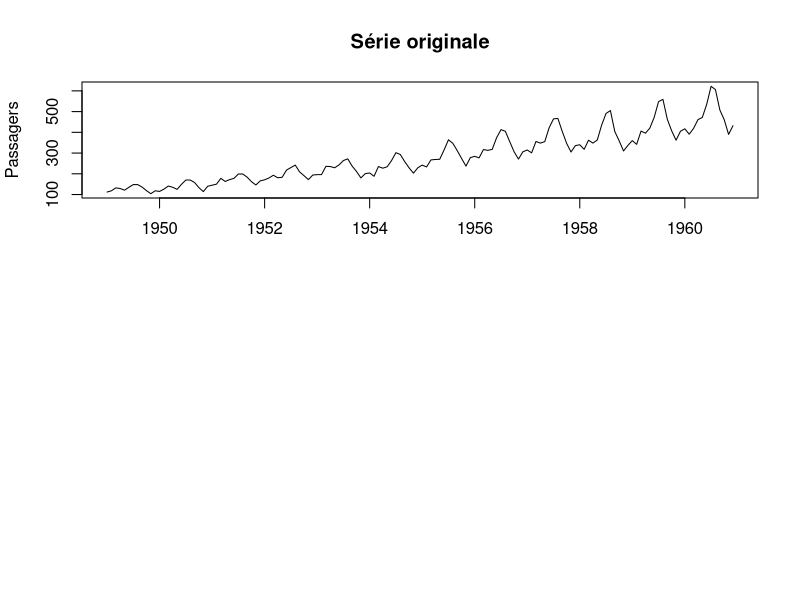

Recreate this plot in R. (Note: this script raises an error after producing the figure.)
x=AirPassengers
y=log(x)

t=1:144

for (i in 1:12) {
  su = rep(0, times=12)
  su[i] = 1
  s = rep(su, times=12)
  assign(paste("s",i, sep = ""), s) # permet de créer une nouvelle variable indicée à chaque tour de boucle !!!
}

reg = lm(y~t+s1+s2+s3+s4+s5+s6+s7+s8+s9-1)
summary(reg)

reg$coefficients
summary(reg)$coefficients

a = mean(reg$coefficients[2:13])
b = reg$coefficients[1]
c = reg$coefficients[2:13] - a

y_cvs = y - (c[1]*s1 + c[2]*s2 + c[3]*s3 + c[4]*s4 + c[5]*s5 + c[6]*s6 + c[7]*s7 + c[8]*s8 + c[9]*s9 + c[10]*s10 + c[11]*s11 + c[12]*s12)
x_cvs = exp(y_cvs)


x_cvs_ts <- ts(x_cvs, start=start(x), frequency=frequency(x))
par(mfrow=c(2,1))  # Divise la fenêtre graphique en 2 parties
plot(x, main="Série originale", ylab="Passagers", xlab="")
plot(x_cvs_ts, main="Série désaisonnalisée", ylab="Passagers", xlab="", col="red")
par(mfrow=c(1,1))


ts.plot(x, x_cvs, xlab = "t", ylab = "Airpass", col=c(1,2), lwd=c(1,2))
legend("topleft", legend=c("X", "X_CVS"), col=c(1,2), lwd=c(1,2))